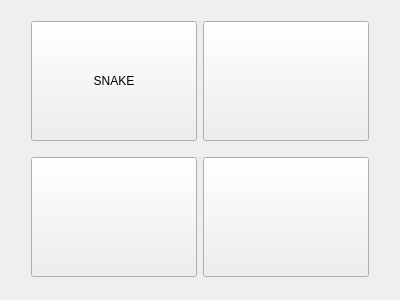
<?xml version="1.0" encoding="UTF-8"?>
<ui version="4.0">
 <class>GameChooser</class>
 <widget class="QMainWindow" name="GameChooser">
  <property name="geometry">
   <rect>
    <x>0</x>
    <y>0</y>
    <width>400</width>
    <height>300</height>
   </rect>
  </property>
  <property name="windowTitle">
   <string>GameChooser</string>
  </property>
  <widget class="QWidget" name="centralWidget">
   <property name="maximumSize">
    <size>
     <width>400</width>
     <height>300</height>
    </size>
   </property>
   <layout class="QHBoxLayout" name="horizontalLayout_2">
    <item>
     <layout class="QGridLayout" name="gridLayout">
      <item row="1" column="0">
       <widget class="QPushButton" name="aux">
        <property name="sizePolicy">
         <sizepolicy hsizetype="MinimumExpanding" vsizetype="MinimumExpanding">
          <horstretch>0</horstretch>
          <verstretch>0</verstretch>
         </sizepolicy>
        </property>
        <property name="maximumSize">
         <size>
          <width>166</width>
          <height>120</height>
         </size>
        </property>
        <property name="text">
         <string/>
        </property>
       </widget>
      </item>
      <item row="0" column="1">
       <widget class="QPushButton" name="aux_3">
        <property name="sizePolicy">
         <sizepolicy hsizetype="Minimum" vsizetype="MinimumExpanding">
          <horstretch>0</horstretch>
          <verstretch>0</verstretch>
         </sizepolicy>
        </property>
        <property name="maximumSize">
         <size>
          <width>166</width>
          <height>120</height>
         </size>
        </property>
        <property name="text">
         <string/>
        </property>
       </widget>
      </item>
      <item row="0" column="0">
       <widget class="QPushButton" name="snake_b">
        <property name="sizePolicy">
         <sizepolicy hsizetype="MinimumExpanding" vsizetype="MinimumExpanding">
          <horstretch>0</horstretch>
          <verstretch>0</verstretch>
         </sizepolicy>
        </property>
        <property name="maximumSize">
         <size>
          <width>166</width>
          <height>120</height>
         </size>
        </property>
        <property name="text">
         <string>SNAKE</string>
        </property>
       </widget>
      </item>
      <item row="1" column="1">
       <widget class="QPushButton" name="pushButton_4">
        <property name="sizePolicy">
         <sizepolicy hsizetype="MinimumExpanding" vsizetype="MinimumExpanding">
          <horstretch>0</horstretch>
          <verstretch>0</verstretch>
         </sizepolicy>
        </property>
        <property name="maximumSize">
         <size>
          <width>166</width>
          <height>120</height>
         </size>
        </property>
        <property name="text">
         <string/>
        </property>
       </widget>
      </item>
     </layout>
    </item>
   </layout>
  </widget>
 </widget>
 <layoutdefault spacing="6" margin="11"/>
 <resources/>
 <connections/>
</ui>
